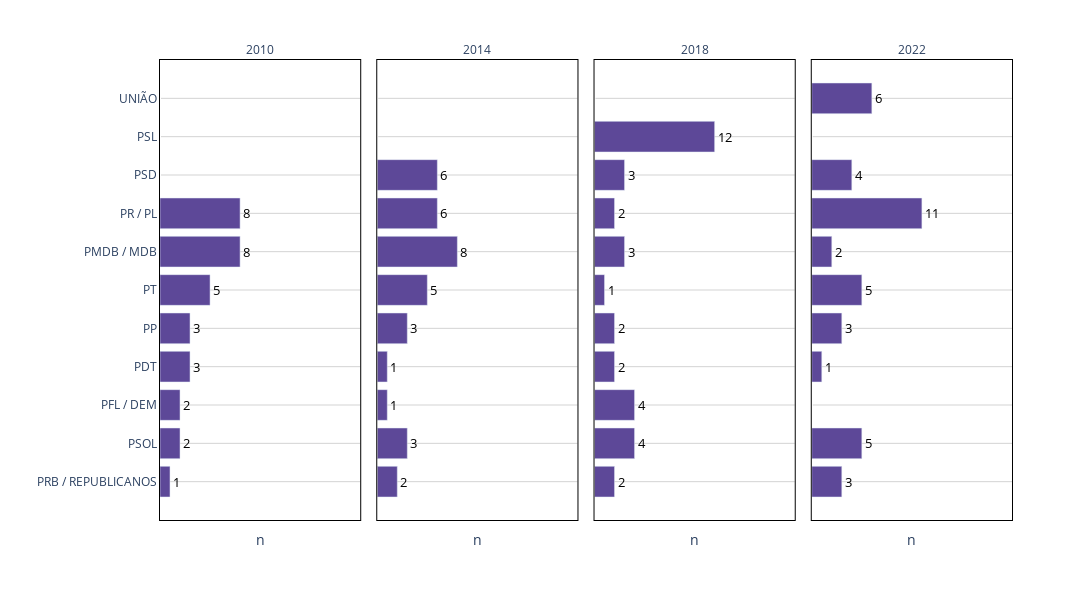

Write notebook code for a chart like this one.
### Code cell
partidos_ano = eleicoes.groupby(['ano', 'sigla_partido'])['sigla_partido'].count().reset_index(name = 'n')

flt = partidos_ano['sigla_partido'].isin(partidos)

fig = px.bar(partidos_ano[flt].sort_values(['n'], ascending = 'True'), 
             x = 'n', 
             y = 'sigla_partido', 
             facet_col = 'ano', 
             barmode = 'group',
             text = 'n',
             color_discrete_sequence=['rgb(93,72,152)'],
             category_orders = {'ano': [2010, 2014, 2018, 2022]},
             labels = {'sigla_partido': '', 'n': 'n', 'ano': ''})

fig.update_yaxes(range = (-1, 11), linecolor = 'black', gridcolor = 'lightgrey', mirror = True)
fig.update_xaxes(showticklabels = False, range = (0, 20), linecolor = 'black', gridcolor = 'white', mirror = True)
fig.for_each_annotation(lambda a: a.update(text=a.text.split("=")[-1]))
fig.update_layout(width = 1300, height = 600, plot_bgcolor = 'white', paper_bgcolor = 'white')
fig.update_traces(texttemplate='%{text:}', textposition='outside', textfont = {'color': 'black', 'size': 13})
fig.show()

fig.write_image("viz/cadeiras_partidos_ano.png")

### Figure 1 — Plotly figure (JSON) as saved in the notebook; plotly's stock layout.template omitted (floating-point values rounded to 4 significant figures)
{"data": [{"alignmentgroup": "True", "hovertemplate": "=%{y}<br>n=%{text}<extra></extra>", "legendgroup": "", "marker": {"color": "rgb(93,72,152)", "pattern": {"shape": ""}}, "name": "", "offsetgroup": "", "orientation": "h", "showlegend": false, "text": [1, 2, 2, 3, 3, 5, 8, 8], "textfont": {"color": "black", "size": 13}, "textposition": "outside", "texttemplate": "%{text:}", "type": "bar", "x": [1, 2, 2, 3, 3, 5, 8, 8], "xaxis": "x", "y": ["PRB / REPUBLICANOS", "PSOL", "PFL / DEM", "PDT", "PP", "PT", "PMDB / MDB", "PR / PL"], "yaxis": "y"}, {"alignmentgroup": "True", "hovertemplate": "=%{y}<br>n=%{text}<extra></extra>", "legendgroup": "", "marker": {"color": "rgb(93,72,152)", "pattern": {"shape": ""}}, "name": "", "offsetgroup": "", "orientation": "h", "showlegend": false, "text": [1, 1, 2, 3, 3, 5, 6, 6, 8], "textfont": {"color": "black", "size": 13}, "textposition": "outside", "texttemplate": "%{text:}", "type": "bar", "x": [1, 1, 2, 3, 3, 5, 6, 6, 8], "xaxis": "x2", "y": ["PDT", "PFL / DEM", "PRB / REPUBLICANOS", "PSOL", "PP", "PT", "PR / PL", "PSD", "PMDB / MDB"], "yaxis": "y2"}, {"alignmentgroup": "True", "hovertemplate": "=%{y}<br>n=%{text}<extra></extra>", "legendgroup": "", "marker": {"color": "rgb(93,72,152)", "pattern": {"shape": ""}}, "name": "", "offsetgroup": "", "orientation": "h", "showlegend": false, "text": [1, 2, 2, 2, 2, 3, 3, 4, 4, 12], "textfont": {"color": "black", "size": 13}, "textposition": "outside", "texttemplate": "%{text:}", "type": "bar", "x": [1, 2, 2, 2, 2, 3, 3, 4, 4, 12], "xaxis": "x3", "y": ["PT", "PR / PL", "PRB / REPUBLICANOS", "PDT", "PP", "PSD", "PMDB / MDB", "PFL / DEM", "PSOL", "PSL"], "yaxis": "y3"}, {"alignmentgroup": "True", "hovertemplate": "=%{y}<br>n=%{text}<extra></extra>", "legendgroup": "", "marker": {"color": "rgb(93,72,152)", "pattern": {"shape": ""}}, "name": "", "offsetgroup": "", "orientation": "h", "showlegend": false, "text": [1, 2, 3, 3, 4, 5, 5, 6, 11], "textfont": {"color": "black", "size": 13}, "textposition": "outside", "texttemplate": "%{text:}", "type": "bar", "x": [1, 2, 3, 3, 4, 5, 5, 6, 11], "xaxis": "x4", "y": ["PDT", "PMDB / MDB", "PP", "PRB / REPUBLICANOS", "PSD", "PSOL", "PT", "UNIÃO", "PR / PL"], "yaxis": "y4"}], "layout": {"annotations": [{"font": {}, "showarrow": false, "text": "2010", "x": 0.1175, "xanchor": "center", "xref": "paper", "y": 1, "yanchor": "bottom", "yref": "paper"}, {"font": {}, "showarrow": false, "text": "2014", "x": 0.3725, "xanchor": "center", "xref": "paper", "y": 1, "yanchor": "bottom", "yref": "paper"}, {"font": {}, "showarrow": false, "text": "2018", "x": 0.6275, "xanchor": "center", "xref": "paper", "y": 1, "yanchor": "bottom", "yref": "paper"}, {"font": {}, "showarrow": false, "text": "2022", "x": 0.8825, "xanchor": "center", "xref": "paper", "y": 1, "yanchor": "bottom", "yref": "paper"}], "barmode": "group", "height": 600, "legend": {"tracegroupgap": 0}, "margin": {"t": 60}, "paper_bgcolor": "white", "plot_bgcolor": "white", "width": 1300, "xaxis": {"anchor": "y", "domain": [0, 0.235], "gridcolor": "white", "linecolor": "black", "mirror": true, "range": [0, 20], "showticklabels": false, "title": {"text": "n"}}, "xaxis2": {"anchor": "y2", "domain": [0.255, 0.49], "gridcolor": "white", "linecolor": "black", "matches": "x", "mirror": true, "range": [0, 20], "showticklabels": false, "title": {"text": "n"}}, "xaxis3": {"anchor": "y3", "domain": [0.51, 0.745], "gridcolor": "white", "linecolor": "black", "matches": "x", "mirror": true, "range": [0, 20], "showticklabels": false, "title": {"text": "n"}}, "xaxis4": {"anchor": "y4", "domain": [0.765, 1.0], "gridcolor": "white", "linecolor": "black", "matches": "x", "mirror": true, "range": [0, 20], "showticklabels": false, "title": {"text": "n"}}, "yaxis": {"anchor": "x", "domain": [0, 1], "gridcolor": "lightgrey", "linecolor": "black", "mirror": true, "range": [-1, 11], "title": {"text": ""}}, "yaxis2": {"anchor": "x2", "domain": [0, 1], "gridcolor": "lightgrey", "linecolor": "black", "matches": "y", "mirror": true, "range": [-1, 11], "showticklabels": false}, "yaxis3": {"anchor": "x3", "domain": [0, 1], "gridcolor": "lightgrey", "linecolor": "black", "matches": "y", "mirror": true, "range": [-1, 11], "showticklabels": false}, "yaxis4": {"anchor": "x4", "domain": [0, 1], "gridcolor": "lightgrey", "linecolor": "black", "matches": "y", "mirror": true, "range": [-1, 11], "showticklabels": false}}}
